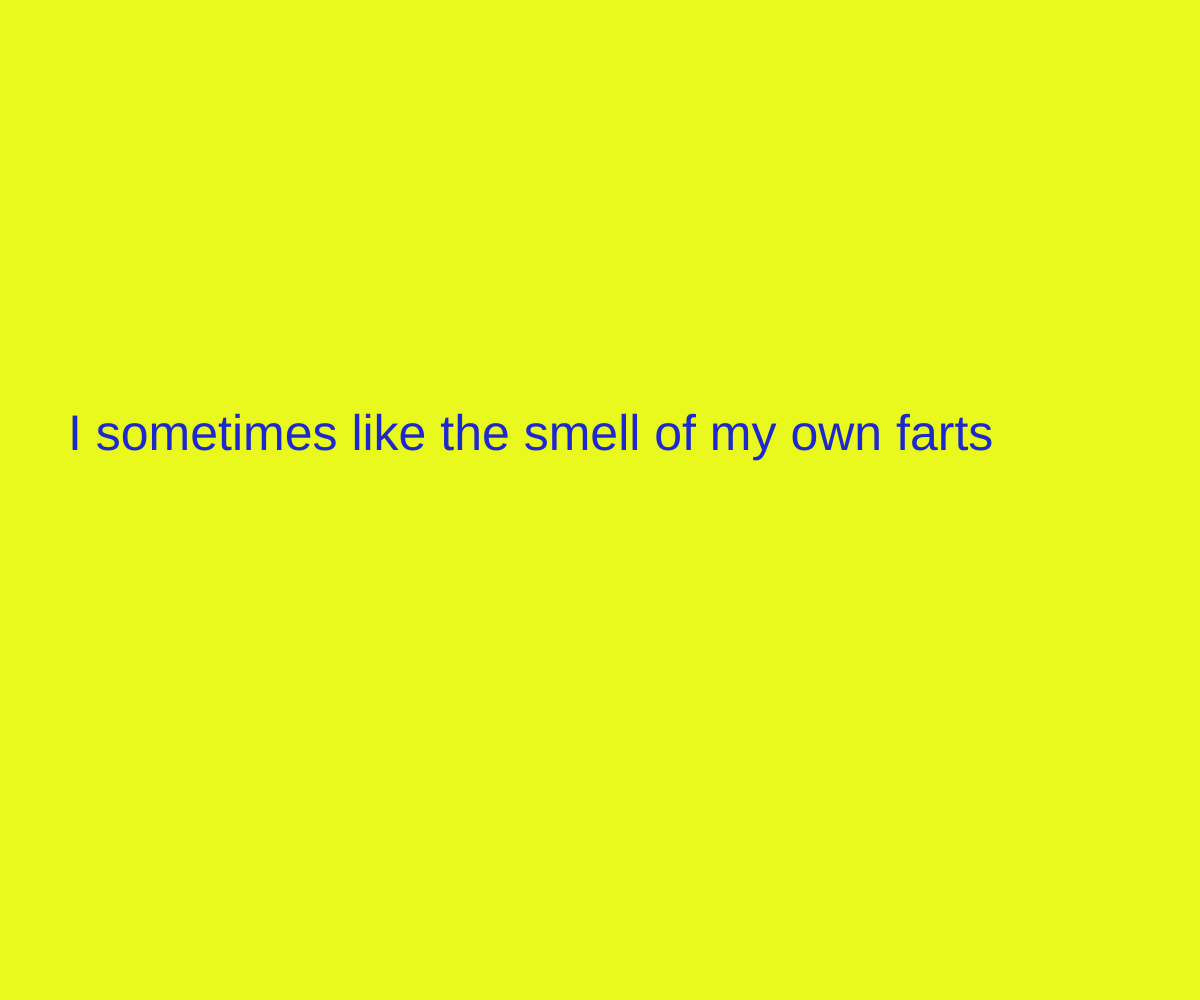
Frame 1 (no input)
Frame 60 (no input): identical to frame 1, image omitted
Frame 120 (the mouse pressed at the canvas centre since frame 60): identical to frame 1, image omitted

The p5.js sketch that drew this single still picture (run headless with seeded random() and noise() and a simulated clock; from frame 60 on, the mouse is pressed at the canvas centre):

// p5.js sketch
// ── sketch.js

/*
Richie Mendelsohn
Pick a random spot to put a sticker on your laptop!
*/

var randomText;

function setup() {
  createCanvas(windowWidth,windowHeight);
  strokeWeight(1);
  background(randNum(20,255),randNum(20,255),randNum(20,255),255);
  
  stickerSize = 75;
  doneYet = false; 
  textSize(50);
  //text("Sticker Picker", randNum(20,windowWidth-300), randNum(32,windowHeight-32));
  randomText = ["I'm a nasty mofo", "I sometimes like the smell of my own farts",
               "I hate salads."];
}

function draw() {

  if (doneYet == false){
    fill(randNum(0,255),randNum(0,255),randNum(0,255),255);
    // 
    text(randomText[randNum(0,randomText.length-1)], randNum(20,windowWidth/3), randNum(32,4*windowHeight/5));
    doneYet = true;
  }
}

function randNum(min, max) {
  return Math.floor(Math.random() * (max - min + 1)) + min;
}
